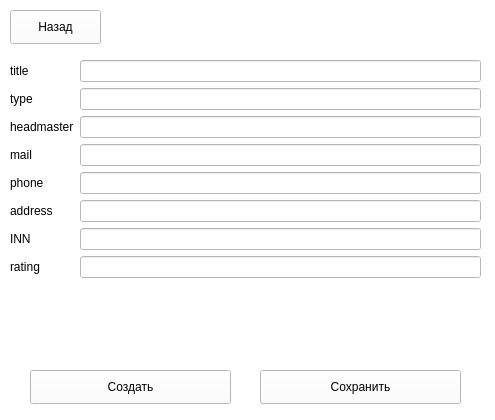
<?xml version="1.0" encoding="UTF-8"?>
<ui version="4.0">
 <class>Form</class>
 <widget class="QWidget" name="Form">
  <property name="geometry">
   <rect>
    <x>0</x>
    <y>0</y>
    <width>495</width>
    <height>420</height>
   </rect>
  </property>
  <property name="minimumSize">
   <size>
    <width>495</width>
    <height>420</height>
   </size>
  </property>
  <property name="maximumSize">
   <size>
    <width>495</width>
    <height>420</height>
   </size>
  </property>
  <property name="windowTitle">
   <string>Form</string>
  </property>
  <property name="styleSheet">
   <string notr="true">background:  white;
color: black;</string>
  </property>
  <widget class="QWidget" name="formLayoutWidget">
   <property name="geometry">
    <rect>
     <x>10</x>
     <y>60</y>
     <width>471</width>
     <height>301</height>
    </rect>
   </property>
   <layout class="QFormLayout" name="formLayout">
    <item row="0" column="1">
     <widget class="QLineEdit" name="edt_title"/>
    </item>
    <item row="1" column="0">
     <widget class="QLabel" name="label_2">
      <property name="text">
       <string>type</string>
      </property>
     </widget>
    </item>
    <item row="1" column="1">
     <widget class="QLineEdit" name="edt_type"/>
    </item>
    <item row="2" column="0">
     <widget class="QLabel" name="label_3">
      <property name="text">
       <string>headmaster</string>
      </property>
     </widget>
    </item>
    <item row="2" column="1">
     <widget class="QLineEdit" name="edt_headmaster"/>
    </item>
    <item row="3" column="0">
     <widget class="QLabel" name="label_4">
      <property name="text">
       <string>mail</string>
      </property>
     </widget>
    </item>
    <item row="3" column="1">
     <widget class="QLineEdit" name="edt_mail"/>
    </item>
    <item row="4" column="0">
     <widget class="QLabel" name="label_5">
      <property name="text">
       <string>phone</string>
      </property>
     </widget>
    </item>
    <item row="4" column="1">
     <widget class="QLineEdit" name="edt_phone"/>
    </item>
    <item row="5" column="0">
     <widget class="QLabel" name="label_6">
      <property name="text">
       <string>address</string>
      </property>
     </widget>
    </item>
    <item row="5" column="1">
     <widget class="QLineEdit" name="edt_address"/>
    </item>
    <item row="6" column="0">
     <widget class="QLabel" name="label_7">
      <property name="text">
       <string>INN</string>
      </property>
     </widget>
    </item>
    <item row="6" column="1">
     <widget class="QLineEdit" name="edt_inn"/>
    </item>
    <item row="7" column="0">
     <widget class="QLabel" name="label_8">
      <property name="text">
       <string>rating</string>
      </property>
     </widget>
    </item>
    <item row="7" column="1">
     <widget class="QLineEdit" name="edt_rating"/>
    </item>
    <item row="0" column="0">
     <widget class="QLabel" name="label">
      <property name="text">
       <string>title</string>
      </property>
     </widget>
    </item>
   </layout>
  </widget>
  <widget class="QPushButton" name="btn_create">
   <property name="geometry">
    <rect>
     <x>30</x>
     <y>370</y>
     <width>201</width>
     <height>34</height>
    </rect>
   </property>
   <property name="text">
    <string>Создать</string>
   </property>
  </widget>
  <widget class="QPushButton" name="btn_edit">
   <property name="geometry">
    <rect>
     <x>260</x>
     <y>370</y>
     <width>201</width>
     <height>34</height>
    </rect>
   </property>
   <property name="text">
    <string>Сохранить</string>
   </property>
  </widget>
  <widget class="QPushButton" name="btn_back">
   <property name="geometry">
    <rect>
     <x>10</x>
     <y>10</y>
     <width>91</width>
     <height>34</height>
    </rect>
   </property>
   <property name="text">
    <string>Назад</string>
   </property>
  </widget>
 </widget>
 <resources/>
 <connections/>
</ui>
